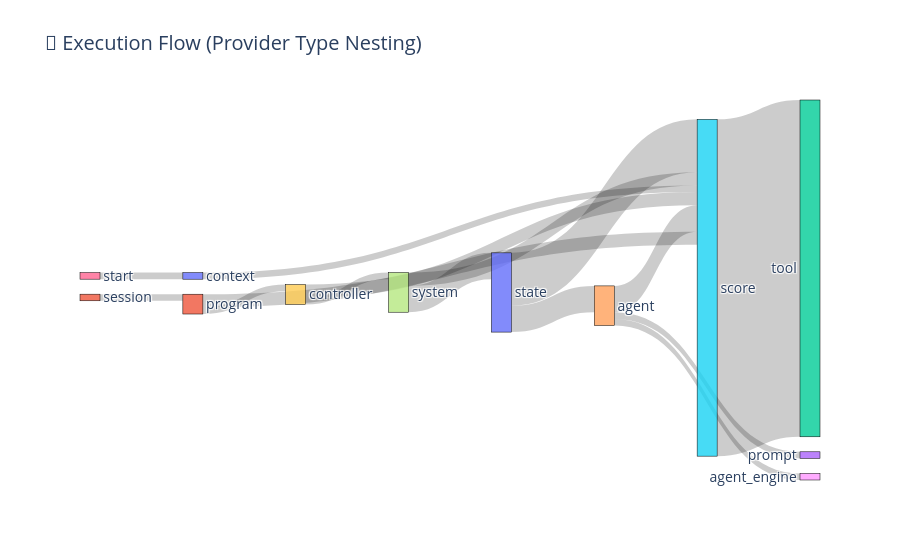

Write notebook code for a chart like this one.
### Markdown cell above
### 🧩 Execution Flow (Provider Type Nesting)

This Sankey diagram visualizes the hierarchical execution path taken by the system during a program run.

#### 🔍 What this code does:
- The code groups log entries (`provider_log`) by their `called_by_type` (who invoked them) and `provider_type` (what kind of provider was called).
- It then builds a flow network showing how control moves from one provider type to the next.
- The width of each band represents the number of calls made along that path.

#### 🧠 What you're seeing in the chart:
- **Left-to-right flow** from high-level providers like `session`, `program`, and `controller`, down to mid-level like `system` and `state`, and finally to low-level workers like `agent`, `score`, and `tool`.
- **Wider bands** indicate more frequent interactions. For example, the `state → score` and `score → tool` flows are thick, indicating heavy evaluation and tool usage.
- **Branching paths** (e.g., from `agent` to `score`, `tool`, `agent_engine`) reveal the dependencies that agents rely on to make decisions.

This diagram is useful for identifying:
- Execution bottlenecks
- Overused subsystems
- System architecture layering

It’s a high-level snapshot of how components orchestrate a complete run.

### Code cell
import plotly.graph_objects as go

# Prepare nodes and links
df["source"] = df["called_by_type"].fillna("start")
df["target"] = df["provider_type"]

nodes = list(set(df["source"]) | set(df["target"]))
node_indices = {name: i for i, name in enumerate(nodes)}

link_data = (
    df.groupby(["source", "target"])
    .size()
    .reset_index(name="count")
    .assign(
        source_idx=lambda d: d["source"].map(node_indices),
        target_idx=lambda d: d["target"].map(node_indices)
    )
)

fig = go.Figure(go.Sankey(
    node=dict(
        pad=15,
        thickness=20,
        line=dict(color="black", width=0.5),
        label=nodes
    ),
    link=dict(
        source=link_data["source_idx"],
        target=link_data["target_idx"],
        value=link_data["count"]
    )
))

fig.update_layout(title_text="🧩 Execution Flow (Provider Type Nesting)", font_size=14)
fig.show()

### Figure 1 — Plotly figure (JSON) as saved in the notebook; plotly's stock layout.template omitted (floating-point values rounded to 4 significant figures)
{"data": [{"link": {"source": [4, 4, 4, 10, 9, 9, 1, 1, 5, 11, 6, 0, 0, 7, 7], "target": [8, 3, 5, 5, 5, 7, 9, 5, 2, 1, 10, 4, 5, 5, 0], "value": [1, 1, 4, 1, 2, 1, 1, 2, 51, 1, 1, 4, 8, 2, 4]}, "node": {"label": ["state", "program", "tool", "prompt", "agent", "score", "start", "system", "agent_engine", "controller", "context", "session"], "line": {"color": "black", "width": 0.5}, "pad": 15, "thickness": 20}, "type": "sankey"}], "layout": {"font": {"size": 14}, "title": {"text": "🧩 Execution Flow (Provider Type Nesting)"}}}
